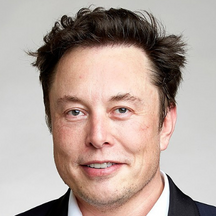
#> input picture Method/1.jpg, 216 x 216 px, given in place of the camera
$ jupyter execute --allow-errors Attendance_Face_Recognition.ipynb   (text cells are left out)
#> lines starting #> are read from the running program, lines starting #| are printed output that depends on the picture; after the words box and inside, x2 and y2 are one past the last pixel; in counts of white or black regions, pixels touching at a corner belong together
[cell 1]
import cv2
import numpy as np

# Load HAAR face classifier
face_classifier = cv2.CascadeClassifier('Haarcascades/haarcascade_frontalface_default.xml')

# Load functions
def face_extractor(img):
    # Function detects faces and returns the cropped face
    # If no face detected, it returns the input image

    gray = cv2.cvtColor(img,cv2.COLOR_BGR2GRAY)
    faces = face_classifier.detectMultiScale(gray, 1.3, 5)

    if faces is ():
        return None

    # Crop all faces found
    for (x,y,w,h) in faces:
        cropped_face = img[y:y+h, x:x+w]

    return cropped_face

# Initialize Webcam
cap = cv2.VideoCapture(0)
count = 0

# Collect 100 samples of your face from webcam input
while True:

    ret, frame = cap.read()
#> frame is the input picture: shape (216, 216, 3); mean B, G, R 155.1, 162.7, 179.7
    if face_extractor(frame) is not None:
#> in face_extractor, `gray = cv2.cvtColor(img,cv2.COLOR_BGR2GRAY)`:
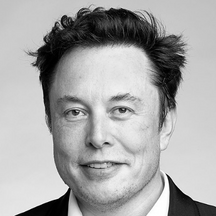
#> gray: shape (216, 216); min 0, max 255, mean 166.9
#> in face_extractor, `faces = face_classifier.detectMultiScale(gray, 1.3, 5)`: faces = [[35, 59, 128, 128]]
#> the loop in face_extractor, `for (x,y,w,h) in faces:` made 1 pass
#> pass 1, in face_extractor, `cropped_face = img[y:y+h, x:x+w]`:
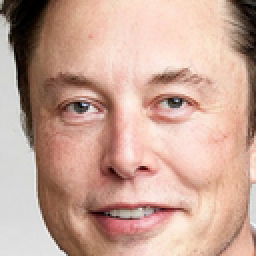
#> cropped_face: shape (128, 128, 3) (shown 2 times larger); mean B, G, R 150.3, 164.7, 199.9
        count += 1
#> count = 1
        face = cv2.resize(face_extractor(frame), (200, 200))
#> the loop in face_extractor (call 2), `for (x,y,w,h) in faces:` made 1 pass
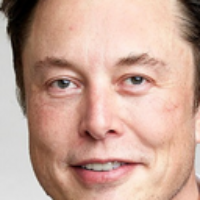
#> face: shape (200, 200, 3); mean B, G, R 150.2, 164.5, 199.8
        face = cv2.cvtColor(face, cv2.COLOR_BGR2GRAY)
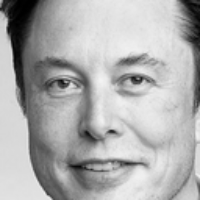
#> face: shape (200, 200); min 0, max 243, mean 173.4

        # Save file in specified directory with unique name
        file_name_path = './faces/user/' + str(count) + '.jpg'
#> file_name_path = './faces/user/1.jpg'
        cv2.imwrite(file_name_path, face)

        # Put count on images and display live count
        cv2.putText(face, str(count), (50, 50), cv2.FONT_HERSHEY_COMPLEX, 1, (0,255,0), 2)
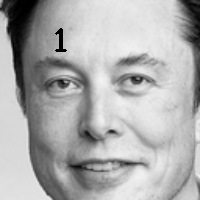
#> face: shape (200, 200); 0.31% of pixels changed, all inside (x1, y1, x2, y2) = (55, 28, 67, 52)
        cv2.imshow('Face Cropper', face)

    else:
        print("Face not found")
        pass

    if cv2.waitKey(1) == 13 or count == 100: #13 is the Enter Key
#> (key Esc is pressed here)
        break

cap.release()
cv2.destroyAllWindows()
print("Collecting Samples Complete")

[cell 2]
import cv2
import numpy as np
from os import listdir
from os.path import isfile, join

# Get the training data we previously made
data_path = './faces/user/'
#> (the rest of this cell did not finish here and is left out)

[cell 3]
import cv2
import numpy as np


face_classifier = cv2.CascadeClassifier('Haarcascades/haarcascade_frontalface_default.xml')

def face_detector(img, size=0.5):

    # Convert image to grayscale
#> called with size = 0.5
    gray = cv2.cvtColor(img,cv2.COLOR_BGR2GRAY)
    faces = face_classifier.detectMultiScale(gray, 1.3, 5)
#> faces = [[35, 59, 128, 128]]
    if faces is ():
        return img, []

    for (x,y,w,h) in faces:
        cv2.rectangle(img,(x,y),(x+w,y+h),(0,255,255),2)
        roi = img[y:y+h, x:x+w]
        roi = cv2.resize(roi, (200, 200))
#> this loop made 1 pass
#> pass 1, in face_detector, `roi = img[y:y+h, x:x+w]`:
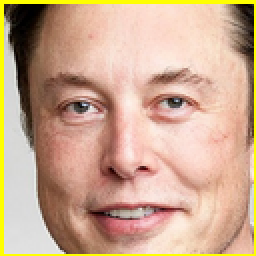
#> roi: shape (128, 128, 3) (shown 2 times larger); mean B, G, R 143, 168.8, 203.2
#> pass 1, in face_detector, `roi = cv2.resize(roi, (200, 200))`:
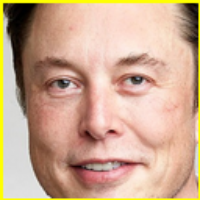
#> roi: shape (200, 200, 3); mean B, G, R 142.9, 168.6, 203.1
#> after the loop:
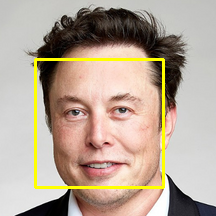
#> img: shape (216, 216, 3); 3.28% of pixels changed, all inside (x1, y1, x2, y2) = (34, 58, 165, 189)
    return img, roi


# Open Webcam
cap = cv2.VideoCapture(0)

while True:

    ret, frame = cap.read()

    image, face = face_detector(frame)

    try:
        face = cv2.cvtColor(face, cv2.COLOR_BGR2GRAY)

        # Pass face to prediction model
        # "results" comprises of a tuple containing the label and the confidence value
        results = model.predict(face)

        if results[1] < 500:
            confidence = int( 100 * (1 - (results[1])/400) )
            display_string = str(confidence) + '% Confident it is User'

        cv2.putText(image, display_string, (100, 120), cv2.FONT_HERSHEY_COMPLEX, 1, (255,120,150), 2)

        if confidence > 75:
            cv2.putText(image, "Unlocked", (250, 450), cv2.FONT_HERSHEY_COMPLEX, 1, (0,255,0), 2)
            cv2.imshow('Face Recognition', image )
        else:
            cv2.putText(image, "Locked", (250, 450), cv2.FONT_HERSHEY_COMPLEX, 1, (0,0,255), 2)
            cv2.imshow('Face Recognition', image )

    except:
        cv2.putText(image, "No Face Found", (220, 120) , cv2.FONT_HERSHEY_COMPLEX, 1, (0,0,255), 2)
        cv2.putText(image, "Locked", (250, 450), cv2.FONT_HERSHEY_COMPLEX, 1, (0,0,255), 2)
        cv2.imshow('Face Recognition', image )
        pass

    if cv2.waitKey(1) == 13: #13 is the Enter Key
#> (key Esc is pressed here)
        break

cap.release()
cv2.destroyAllWindows()

[cell 4]
import cv2
import numpy as np
import time

# Load HAAR face classifier
face_classifier = cv2.CascadeClassifier('Haarcascades/haarcascade_frontalface_default.xml')

# Load functions
def face_extractor(img):
    # Function detects faces and returns the cropped face
    # If no face detected, it returns the input image

    gray = cv2.cvtColor(img,cv2.COLOR_BGR2GRAY)
    faces = face_classifier.detectMultiScale(gray, 1.3, 5)
#> faces = [[35, 59, 128, 128]]

    if faces is ():
        return None

    # Crop all faces found
    for (x,y,w,h) in faces:
        cropped_face = img[y:y+h, x:x+w]

    return cropped_face

# Initialize Webcam
cap = cv2.VideoCapture(0)
count = 0
lst=[]
start_time=time.time()
elapsed_time=time.time()
# Collect 100 samples of your face from webcam input
while True:

    ret, frame = cap.read()
    if face_extractor(frame) is not None:
        start_time = time.time()
        face = cv2.resize(face_extractor(frame), (200, 200))
        face = cv2.cvtColor(face, cv2.COLOR_BGR2GRAY)

        # Put count on images and display live count
        cv2.putText(face, str(time.clock()), (50, 50), cv2.FONT_HERSHEY_COMPLEX, 1, (0,255,0), 2)
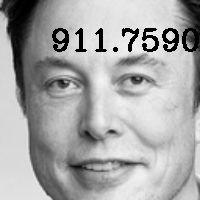
#> face: shape (200, 200); 3.26% of pixels changed, all inside (x1, y1, x2, y2) = (52, 28, 199, 52)
        cv2.imshow('Face Cropper', face)

    else:

        print("Face not found")
        elapsed_time = time.time() - start_time
        lst.append(elapsed_time)
        seconds=0
        time.sleep(1)
        pass

    if cv2.waitKey(1) == 13: #13 is the Enter Key

#> (key Esc is pressed here)
        break

cap.release()
cv2.destroyAllWindows()
print("Collecting Samples Complete")
